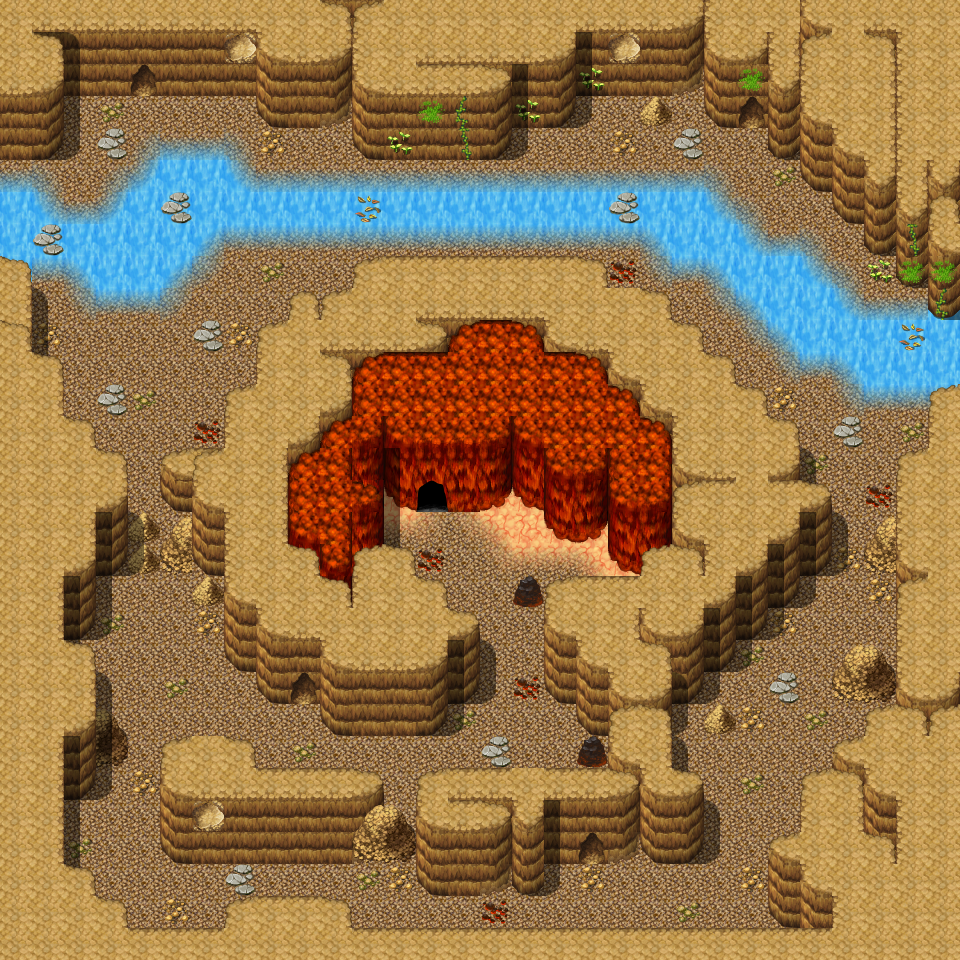

Below is a game level as drawn by its tile map, then a one-line description and the .tmx that defines it (tile-layer data replaced by summaries):
An orthogonal 30x30 tile map with 32x32 px tiles, 3 tile layers (Ground, Objects, Above), 1 hidden layer not drawn, 16 tilesets and 19 objects (17x spawn, 2x mapchange).

<map version="1.0" orientation="orthogonal" width="30" height="30" tilewidth="32" tileheight="32">
    <tileset firstgid="1" name="map_25" tilewidth="32" tileheight="32">
        <image source="../drawable/map_25.png" width="256" height="256" />
    </tileset>
    <tileset firstgid="65" name="map_21" tilewidth="32" tileheight="32">
        <image source="../drawable/map_21.png" width="256" height="256" />
    </tileset>
    <tileset firstgid="129" name="map_0" tilewidth="32" tileheight="32">
        <image source="../drawable/map_0.png" width="256" height="256" />
    </tileset>
    <tileset firstgid="193" name="map_35" tilewidth="32" tileheight="32">
        <image source="../drawable/map_35.png" width="256" height="256" />
    </tileset>
    <tileset firstgid="257" name="map_37" tilewidth="32" tileheight="32">
        <image source="../drawable/map_37.png" width="256" height="256" />
    </tileset>
    <tileset firstgid="321" name="map_3" tilewidth="32" tileheight="32">
        <image source="../drawable/map_3.png" width="256" height="256" />
    </tileset>
    <tileset firstgid="385" name="map_46" tilewidth="32" tileheight="32">
        <image source="../drawable/map_46.png" width="256" height="256" />
    </tileset>
    <tileset firstgid="449" name="map_16" tilewidth="32" tileheight="32">
        <image source="../drawable/map_16.png" width="256" height="256" />
    </tileset>
    <tileset firstgid="513" name="map_26" tilewidth="32" tileheight="32">
        <image source="../drawable/map_26.png" width="256" height="256" />
    </tileset>
    <tileset firstgid="577" name="map_1" tilewidth="32" tileheight="32">
        <image source="../drawable/map_1.png" width="256" height="256" />
    </tileset>
    <tileset firstgid="641" name="map_5" tilewidth="32" tileheight="32">
        <image source="../drawable/map_5.png" width="256" height="256" />
    </tileset>
    <tileset firstgid="705" name="map_2" tilewidth="32" tileheight="32">
        <image source="../drawable/map_2.png" width="256" height="256" />
    </tileset>
    <tileset firstgid="769" name="map_17" tilewidth="32" tileheight="32">
        <image source="../drawable/map_17.png" width="256" height="256" />
    </tileset>
    <tileset firstgid="833" name="map_4" tilewidth="32" tileheight="32">
        <image source="../drawable/map_4.png" width="256" height="256" />
    </tileset>
    <tileset firstgid="897" name="map_29" tilewidth="32" tileheight="32">
        <image source="../drawable/map_29.png" width="256" height="256" />
    </tileset>
    <tileset firstgid="961" name="map_27" tilewidth="32" tileheight="32">
        <image source="../drawable/map_27.png" width="256" height="256" />
    </tileset>
    <layer name="Ground" width="30" height="30">
        <data>[900 cells, 900 non-empty, 33 distinct tile ids]</data>
    </layer>
    <layer name="Objects" width="30" height="30">
        <data>[900 cells, 293 non-empty, 48 distinct tile ids]</data>
    </layer>
    <layer name="Above" width="30" height="30">
        <data>[900 cells, 77 non-empty, 14 distinct tile ids]</data>
    </layer>
    <layer name="Walkable" width="30" height="30" visible="0">
        <data>[900 cells, 616 non-empty, 1 distinct tile ids]</data>
    </layer>
    <objectgroup name="Mapevents" visible="0">
        <object name="west" type="mapchange" x="0" y="160" width="32" height="32">
            <properties>
                <property name="map" value="waytobrimhavencave2" />
                <property name="place" value="east" />
            </properties>
        </object>
        <object name="cavedoor" type="mapchange" x="416" y="480" width="32" height="32">
            <properties>
                <property name="map" value="waytobrimhavencave3b" />
                <property name="place" value="south" />
            </properties>
        </object>
    </objectgroup>
    <objectgroup name="Spawn">
        <object name="allaceph_2" type="spawn" x="608" y="192" width="32" height="32">
            <properties>
                <property name="spawngroup" value="allaceph_2" />
            </properties>
        </object>
        <object name="allaceph_2_1" type="spawn" x="32" y="224" width="32" height="32">
            <properties>
                <property name="spawngroup" value="allaceph_2" />
            </properties>
        </object>
    </objectgroup>
    <objectgroup name="Spawn2" visible="0">
        <object name="allaceph_3" type="spawn" x="416" y="544" width="192" height="64">
            <properties>
                <property name="spawngroup" value="allaceph_3" />
            </properties>
        </object>
        <object name="allaceph_3_1" type="spawn" x="480" y="640" width="64" height="32">
            <properties>
                <property name="quantity" value="2" />
                <property name="spawngroup" value="allaceph_3" />
            </properties>
        </object>
        <object name="allaceph_3_2" type="spawn" x="416" y="736" width="32" height="32">
            <properties>
                <property name="spawngroup" value="allaceph_3" />
            </properties>
        </object>
        <object name="allaceph_3_3" type="spawn" x="320" y="736" width="32" height="32">
            <properties>
                <property name="spawngroup" value="allaceph_3" />
            </properties>
        </object>
        <object name="allaceph_3_4" type="spawn" x="96" y="608" width="192" height="160">
            <properties>
                <property name="spawngroup" value="allaceph_3" />
            </properties>
        </object>
        <object name="allaceph_2_2" type="spawn" x="224" y="864" width="128" height="32">
            <properties>
                <property name="spawngroup" value="allaceph_2" />
            </properties>
        </object>
        <object name="allaceph_2_3" type="spawn" x="416" y="896" width="128" height="32">
            <properties>
                <property name="spawngroup" value="allaceph_2" />
            </properties>
        </object>
        <object name="allaceph_2_4" type="spawn" x="576" y="608" width="320" height="320">
            <properties>
                <property name="quantity" value="3" />
                <property name="spawngroup" value="allaceph_2" />
            </properties>
        </object>
        <object name="skeleton3" type="spawn" x="704" y="320" width="224" height="128">
            <properties>
                <property name="quantity" value="2" />
                <property name="spawngroup" value="skeleton3" />
            </properties>
        </object>
        <object name="skeleton3_1" type="spawn" x="512" y="96" width="416" height="224">
            <properties>
                <property name="quantity" value="3" />
                <property name="spawngroup" value="skeleton3" />
            </properties>
        </object>
        <object name="allaceph_2_5" type="spawn" x="384" y="160" width="128" height="32">
            <properties>
                <property name="spawngroup" value="allaceph_2" />
            </properties>
        </object>
        <object name="allaceph_2_6" type="spawn" x="384" y="224" width="128" height="32">
            <properties>
                <property name="spawngroup" value="allaceph_2" />
            </properties>
        </object>
        <object name="skeleton3_2" type="spawn" x="64" y="224" width="320" height="288">
            <properties>
                <property name="quantity" value="3" />
                <property name="spawngroup" value="skeleton3" />
            </properties>
        </object>
        <object name="allaceph_2_7" type="spawn" x="832" y="544" width="32" height="32">
            <properties>
                <property name="spawngroup" value="allaceph_2" />
            </properties>
        </object>
        </objectgroup>
    <objectgroup name="Keys" />
</map>
<!-- 1 of 19 objects omitted -->
